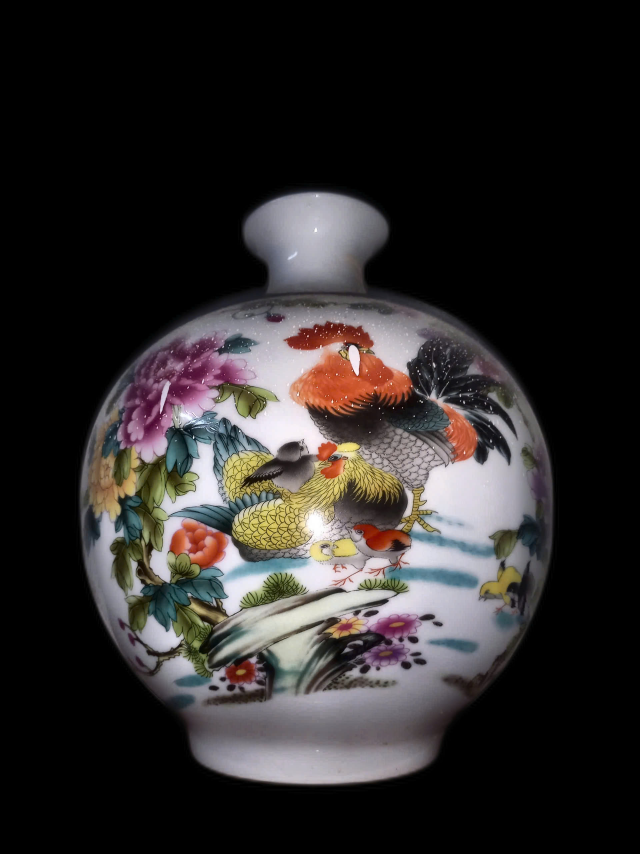
#> input picture Module4-main/image-damage-detection/images/1.jpg, 1920 x 2560 px, found by its file name (shown at 1/3 size)
$ python save_tri3_rgb.py
#> lines starting #> are read from the running program, lines starting #| are printed output that depends on the picture; after the words box and inside, x2 and y2 are one past the last pixel; in counts of white or black regions, pixels touching at a corner belong together
import cv2, numpy as np

img1 = cv2.imread(r'images\1.jpg')
#> img1 is the input picture: shape (2560, 1920, 3); mean B, G, R 42.2, 42.9, 46.4
img2 = cv2.imread(r'images\2.jpg')
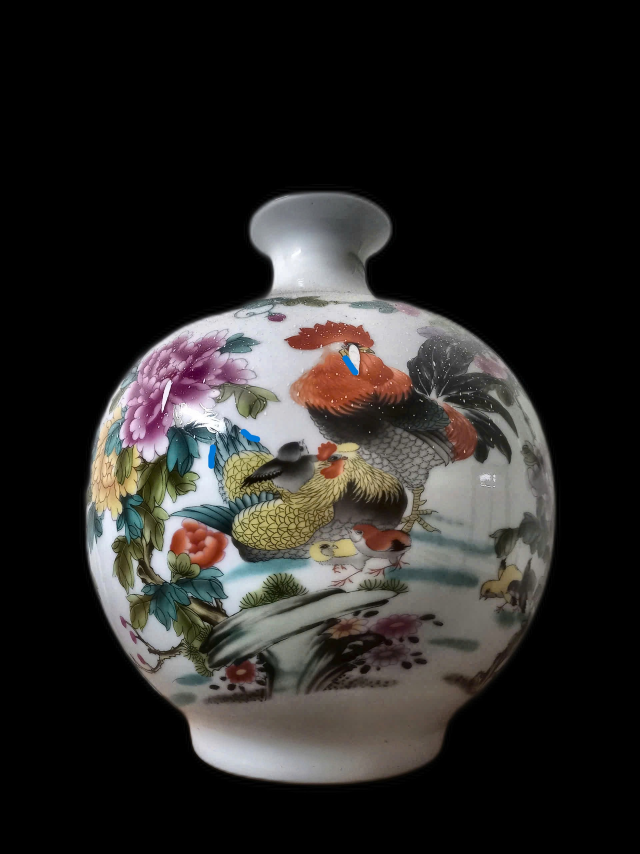
#> input picture image-damage-detection/images/2.jpg, 1920 x 2560 px, found by its file name (shown at 1/3 size)
#> img2 is the input picture: shape (2560, 1920, 3); mean B, G, R 39, 41, 43.2

# Tri 3 center is around x=484, y=1156
cx, cy = 484, 1156
c1 = img1[cy-100:cy+100, cx-100:cx+100]
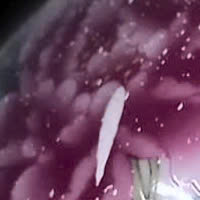
#> c1: shape (200, 200, 3); mean B, G, R 95.8, 69.8, 109.4
c2 = img2[cy-100:cy+100, cx-100:cx+100]
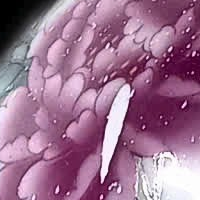
#> c2: shape (200, 200, 3); mean B, G, R 144.5, 115.3, 157.6

vis = np.hstack([c1, c2])
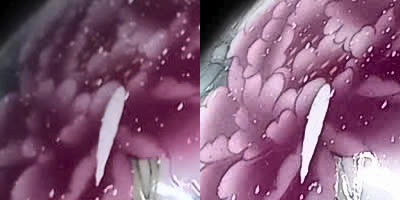
#> vis: shape (200, 400, 3); mean B, G, R 120.1, 92.5, 133.5
cv2.circle(vis, (100, 100), 5, (0, 0, 255), -1)
#> vis: shape (200, 400, 3); 0.1% of pixels changed, all inside (x1, y1, x2, y2) = (95, 95, 106, 106)
cv2.circle(vis, (300, 100), 5, (0, 0, 255), -1)
cv2.putText(vis, '1.jpg (Product)', (10, 30), cv2.FONT_HERSHEY_SIMPLEX, 0.7, (0, 255, 0), 2)
cv2.putText(vis, '2.jpg (Return)', (210, 30), cv2.FONT_HERSHEY_SIMPLEX, 0.7, (0, 255, 0), 2)
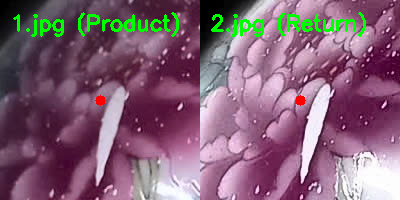
#> vis: shape (200, 400, 3); mean B, G, R 116.6, 97, 130.2
cv2.imwrite('scratch/tri3_context_rgb.jpg', vis)
print('Saved scratch/tri3_context_rgb.jpg')
